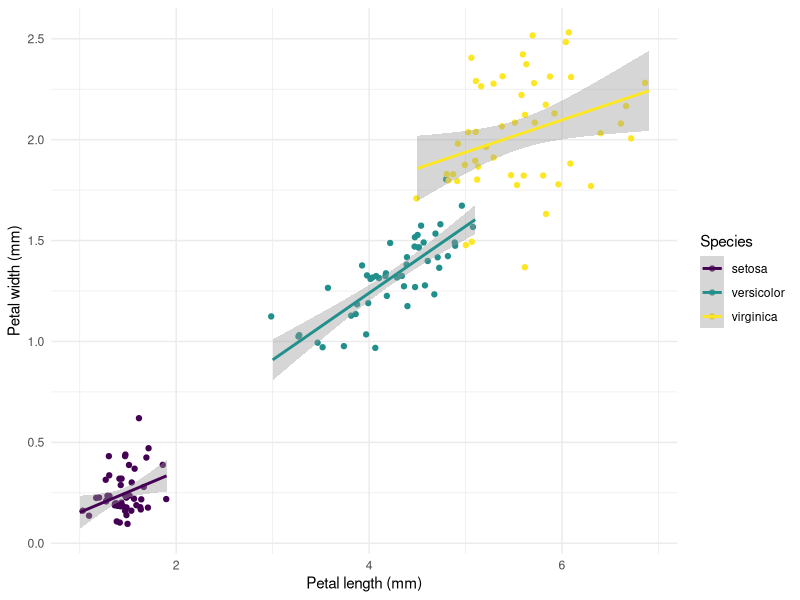

Here is the R script that generated this plot:
## ---- chunk 1
# dependencies
library(tidyverse)

# data tidying
# we will use the famous iris dataset
iris2 <- iris %>% 
  as_tibble() %>% 
  # only keep columns of interest
  select(pl=Petal.Length, pw=Petal.Width, sp=Species)
# let's print in on the console
iris2

# a quick graph using ggplot2
# initialize using our dataset
ggplot(iris2) + 
  # define axes and columns to display
  aes(pl, pw, col=sp) + 
  # draw points, slightly jittered to show all 150 points
  geom_jitter() + 
  # let's add a linear model smooth
  geom_smooth(method="lm", formula="y~x") + 
  # here we tune colours
  scale_color_viridis_d() +
  # and add more cosmetics
  guides(colour=guide_legend("Species")) +
  xlab("Petal length (mm)") + ylab("Petal width (mm)") +
  # we love both cosmetics and minimal design
  theme_minimal()

# a little helper function to calculate a lm and extract the adjusted R2 from it
lm_adj_r2 <- function(x) summary(lm(pl~pw, data=x))$adj.r.squared
  
# let's adjust 3 linear models and extract adj R2
# group-wise statistics
iris2 %>%
  nest(data=c(pl, pw)) %>% 
  mutate(adj_r2=map_dbl(data, lm_adj_r2))
